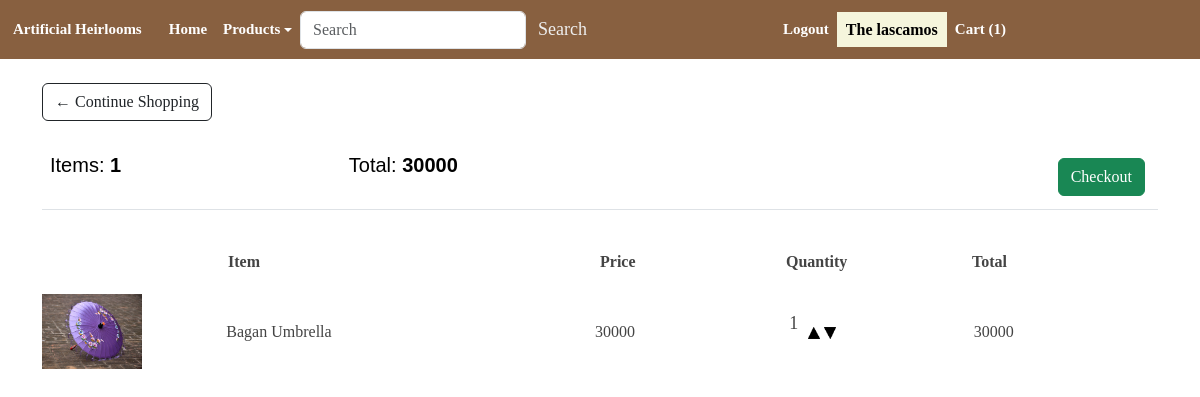
The app's page /cart/ (signed in), older data.
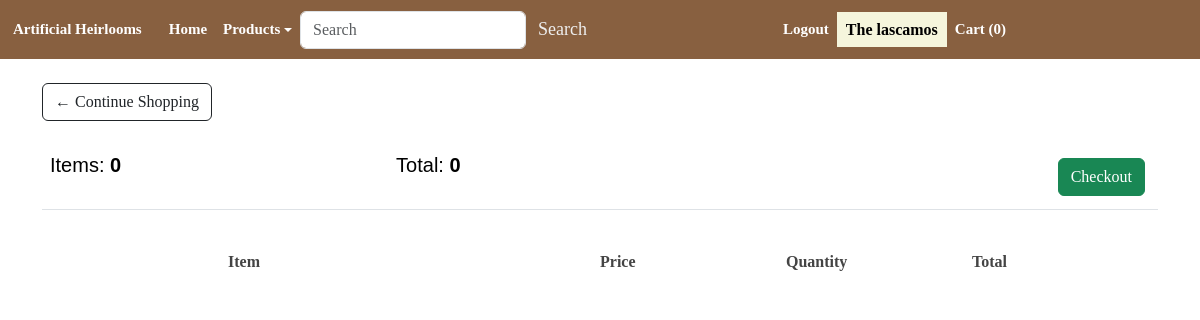
The same page, newer data.
### shop/models.py (models this page shows, shortened)
class Order(models.Model):
    customer = models.ForeignKey(Customer, on_delete=models.SET_NULL, null=True, blank=True)
    date_ordered = models.DateTimeField(auto_now_add=True)
    complete = models.BooleanField(default=False, null=True, blank=True)
    transaction_id = models.CharField(max_length=200, null=True)
    @property
    def get_cart_total(self):
        orderitems = self.orderitem_set.all()
        total = sum([item.get_total for item in orderitems])
        return total
    @property
    def get_cart_items(self):
        orderitems = self.orderitem_set.all()
        total = sum([item.quantity for item in orderitems])
        return total

class OrderItem(models.Model):
    product = models.ForeignKey(Product, on_delete=models.SET_NULL, null=True, blank=True)
    order = models.ForeignKey(Order, on_delete=models.SET_NULL, null=True, blank=True)
    quantity = models.IntegerField(default=0, null=True, blank=True)
    date_added = models.DateTimeField(auto_now_add=True)
    @property
    def get_total(self):
        total = self.product.price * self.quantity
        return total

class Product(models.Model):
    name = models.CharField(max_length=200, null=False)
    image = models.ImageField(upload_to='item_images/', null=True, blank=True)
    description = models.TextField(blank=True)
    price = models.DecimalField(max_digits=10, decimal_places=0)
    stock = models.PositiveIntegerField(default=0)
    category = models.ForeignKey('Category', on_delete=models.CASCADE, null=True, blank=True)
    @property
    def imageURL(self):
        try:
            url = self.image.url
        except:
            url = ''
        return url

### shop/views.py (the view)
# urls.py: path('cart/', views.cart, name = 'cart'),
def cart(request):
    if request.user.is_authenticated:
        customer = request.user.customer
        order, created = Order.objects.get_or_create(customer=customer, complete=False)
        items = order.orderitem_set.all()
    else:
        items = []
        order = {'get_cart_total':0, 'get_cart_items':0}
    context = {
        'items': items,
        'order': order,
    }
    return render(request, 'cart.html', context)

### shop/templates/cart.html (shortened to what this page needs)
{% extends 'master.html' %}
{% load static %}
{% block content %}
	<div class="row">
		<div class="col-lg-12">
			<div class="box-element">
        		<a  class="btn btn-outline-dark" href="{% url 'products' %}">&#x2190; Continue Shopping</a>
				<br>
				<br>
				<table class="table">
					<tr>
						<th><h5>Items:<strong> {{ order.get_cart_items }} </strong></h5></th>
						<th><h5>Total:<strong> {{ order.get_cart_total }} </strong></h5></th>
						<th>
							<a  style="float:right; margin:5px;" class="btn btn-success" href="{% url 'checkout' %}">Checkout</a>
						</th>
					</tr>
				</table>
			</div>
			<br>
			<div class="box-element">
				<div class="cart-row">
				<div style="flex:2"><strong>Item</strong></div>
				<div style="flex:1"><strong>Price</strong></div>
				<div style="flex:1"><strong>Quantity</strong></div>
				<div style="flex:1"><strong>Total</strong></div>
				</div>
				{% for item in items %}
				<div class="cart-row">
					<div style="flex:1"><img class="row-image" src="{{ item.product.imageURL }}"></div>
					<div style="flex:2">{{ item.product.name }}</div>
					<div style="flex:1">{{ item.product.price }}</div>
					<div style="flex:1" class="quantity-container">
						<p class="quantity">{{ item.quantity }}</p>
						<div class="quantity-controls">
							<img data-product={{item.product.id}} data-action="add" class="chg-quantity update-cart" src="{% static  'images/arrow_up_btn.png' %}">
							<img data-product={{item.product.id}} data-action="remove" class="chg-quantity update-cart" src="{% static  'images/arrow_down_btn.png' %}">
						</div>
					</div>
					<div style="flex:1">{{ item.get_total }}</div>
				</div>
				{% endfor %}
			</div>
		</div>
	</div>
{% endblock content %}

### shop/templates/master.html (shortened to what this page needs)
<!DOCTYPE html>
{% load static %}
<html>
<head>
    {% load bootstrap5 %}
    {% bootstrap_css %}
    <link rel="stylesheet" type = 'text/css'  href="{% static 'css/custom.css' %}">
</head>
<body>
    <nav class="navbar navbar-expand-lg">
        <a class="navbar-brand" href="/">Artificial Heirlooms</a>
        <div class="collapse navbar-collapse" id="navbarSupportedContent">
          <ul class="navbar-nav mr-auto">
            <li class="nav-item active">
              <a class="nav-link" href="/">Home</span></a>
            </li>
            <li class="nav-item dropdown">
              <a class="nav-link dropdown-toggle" href="#" id="navbarDropdown" role="button" data-bs-toggle="dropdown" aria-expanded="false">
                  Products
              </a>
          </li>
          </ul>
          <form class="form-inline my-2 my-lg-0" style="display: flex; align-items: center;" action="{% url 'search_products' %}" method="GET">
            <input class="form-control mr-sm-2" type="search" placeholder="Search" aria-label="Search" name="q" value="{{ query }}">
            <button class="btn btn-outline-success" type="submit">Search</button>
        </form>
        </div>
        <div class="collapse navbar-collapse" id="navbarNav">
          <ul class="navbar-nav ml-auto">
            {% if user.is_authenticated %}
            <li class="nav-item">
              <a class="nav-link" href="{% url 'logout' %}">Logout</a>
            </li>
            <li class="nav-item">
              <span class="mr-2 navbar-username"> The {{ user.username }} </span>
            </li>
              <a class="nav-link" href="/cart/">Cart ({{ order.get_cart_items }})</a>
            {% endif %}
          </ul>
      </div>
    </nav>
<div class="container">
    <br>
    {% block content %}{% endblock %}
</div>
</body>
</html>

### shop/static/css/custom.css (style rules this page uses)
body { color: #444444; font-family: serif; }
a { color: lavender; text-decoration: none; }
h1, h2, h3, h4, h5, h6 { font-family: "Arial", "Georgia"; }
.cart-row { display: flex; align-items: center; padding-bottom: 10px; margin-bottom: 10px; border-bottom: #ececec; }
.navbar-username { font-family: Georgia, serif; font-weight: bold; background-color: beige; padding: 9px; color: black; }
.navbar { padding: 10px; background-color: #886040; }
.navbar ul { margin: 0; padding: 0; display: flex; list-style: none; align-items: center; }
.navbar li { position: relative; }
.navbar a, .navbar a:focus { display: flex; align-items: center; justify-content: space-between; padding: 0 3px; font-size: 15px; font-weight: 600; white-space: nowrap; transition: 0.3s; color: white; position: relative; }
.navbar a:hover:before, .navbar li:hover>a:before, .navbar .active:before { visibility: visible; width: 100%; }
.navbar a:hover, .navbar .active, .navbar .active:focus, .navbar li:hover>a { color: #fff; }
.btn-outline-success { color: #eee; font: Arial; font-size: 18px; outline-color: #eee; border: none; }

Row changes from the older to the newer data that the page shows:
removed Order: get_cart_items "1", get_cart_total "30000"
removed OrderItem: product.imageURL (picture), product.name "Bagan Umbrella", product.price "30000", quantity "1", get_total "30000"
added Order: get_cart_items "0", get_cart_total "0"
